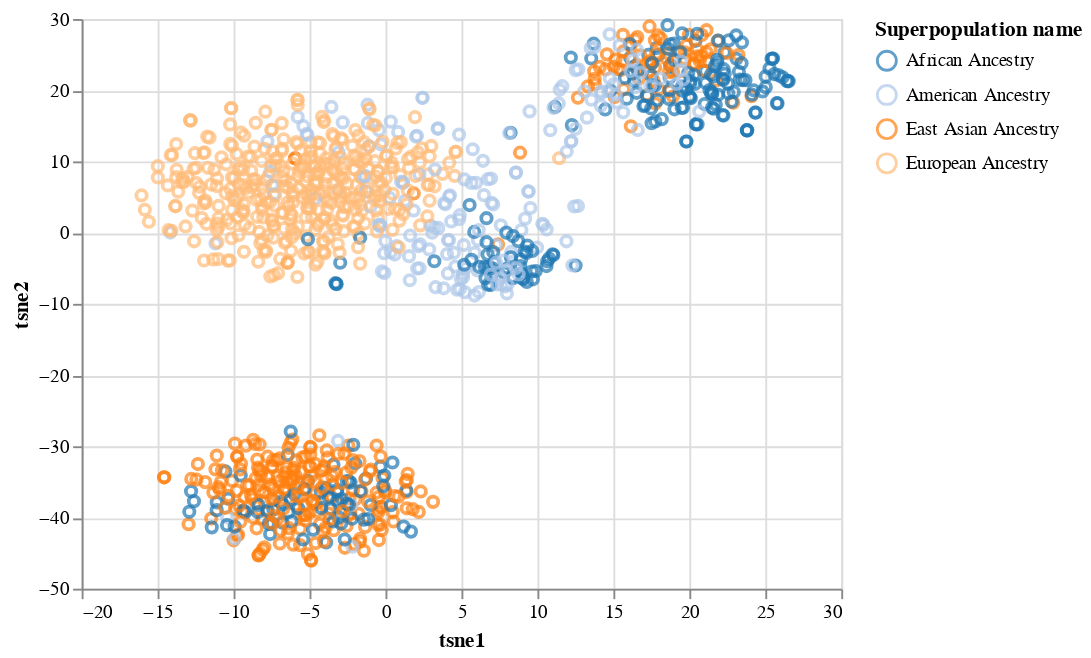

The notebook cell this image was saved under:
### Code cell
alt.Chart(df_plot).mark_point().encode(
    x = "tsne1",
    y = "tsne2",
    color = alt.Color("Superpopulation name", scale = alt.Scale(scheme="category20")),
)

### Figure 1 — Vega-Lite specification as saved in the notebook (floating-point values rounded to 4 significant figures; data arrays with more than 128 entries replaced by an {"elided": "..."} marker saying what was removed)
{"config": {"view": {"continuousWidth": 400, "continuousHeight": 300}}, "data": {"name": "data-67d83b28209a29346f109e1da66c5cda"}, "mark": "point", "encoding": {"color": {"field": "Superpopulation name", "scale": {"scheme": "category20"}, "type": "nominal"}, "x": {"field": "tsne1", "type": "quantitative"}, "y": {"field": "tsne2", "type": "quantitative"}}, "$schema": "https://vega.github.io/schema/vega-lite/v4.17.0.json", "datasets": {"data-67d83b28209a29346f109e1da66c5cda": {"elided": "1092 records"}}}
